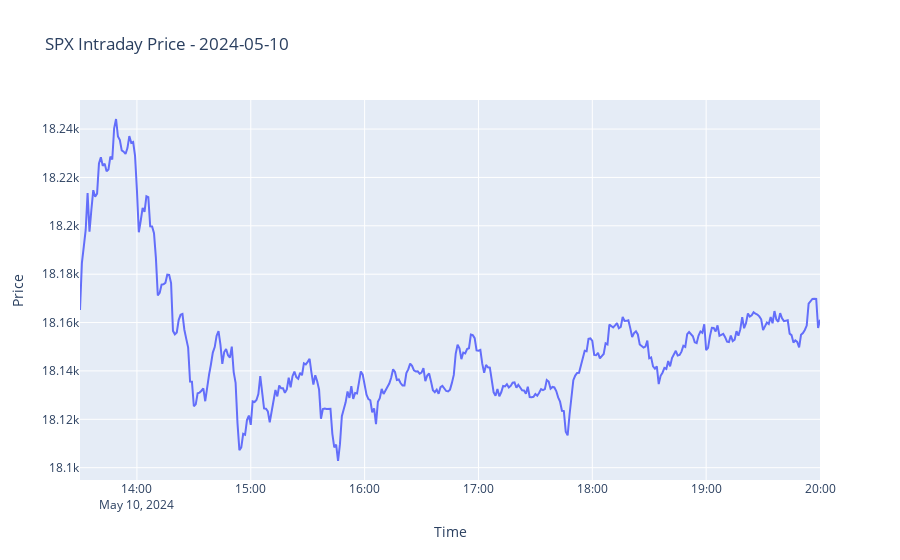

Notebook code for this chart:
### Code cell
# Plot the SPX closing price to visualize the intraday movement
fig = px.line(spx_df, y='close', title='SPX Intraday Price - 2024-05-10', labels={'timestamp': 'Time', 'close': 'Price'})
fig.show()

### Figure 1 — Plotly figure (JSON) as saved in the notebook; plotly's stock layout.template omitted (floating-point values rounded to 4 significant figures; data arrays with more than 128 entries replaced by an {"elided": "..."} marker saying what was removed)
{"data": [{"hovertemplate": "Time=%{x}<br>Price=%{y}<extra></extra>", "legendgroup": "", "line": {"color": "#636efa", "dash": "solid"}, "marker": {"symbol": "circle"}, "mode": "lines", "name": "", "orientation": "v", "showlegend": false, "type": "scatter", "x": {"elided": "391 str values"}, "xaxis": "x", "y": {"elided": "391 float values"}, "yaxis": "y"}], "layout": {"legend": {"tracegroupgap": 0}, "title": {"text": "SPX Intraday Price - 2024-05-10"}, "xaxis": {"anchor": "y", "domain": [0, 1], "title": {"text": "Time"}}, "yaxis": {"anchor": "x", "domain": [0, 1], "title": {"text": "Price"}}}}
